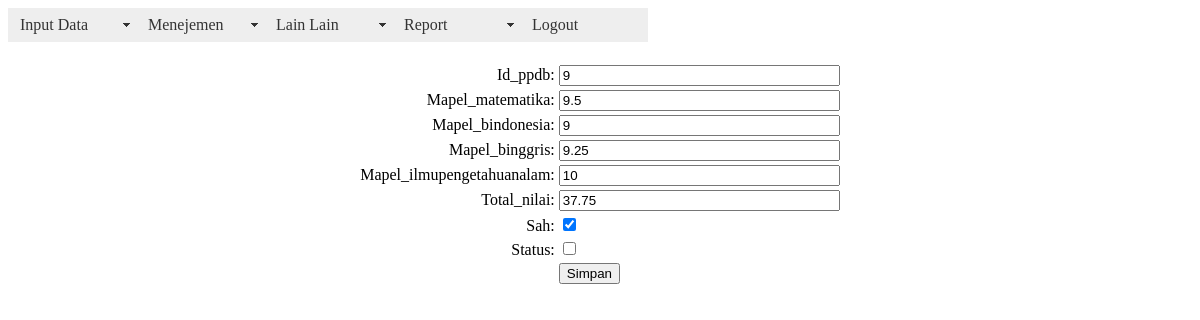
/panel/edit_nilai.php?id=9 (signed in), run on the app's committed database.
### tables this page shows
CREATE TABLE IF NOT EXISTS `ppdb_nilai` (
  `id_ppdb_nilai` int(10) NOT NULL AUTO_INCREMENT,
  `id_ppdb` int(10) NOT NULL,
  `mapel_matematika` double NOT NULL,
  `mapel_bindonesia` double NOT NULL,
  `mapel_binggris` double NOT NULL,
  `mapel_ilmupengetahuanalam` double NOT NULL,
  `total_nilai` double NOT NULL,
  `sah` int(2) NOT NULL DEFAULT '0',
  `status` tinyint(1) NOT NULL DEFAULT '0',
  PRIMARY KEY (`id_ppdb_nilai`)
);

### panel/edit_nilai.php (the view, shortened to what this page needs)
<?php require_once('../Connections/connect.php'); ?>
<?php require_once('../inc/header.php'); ?>
<?php
if (!function_exists("GetSQLValueString")) {
function GetSQLValueString($theValue, $theType, $theDefinedValue = "", $theNotDefinedValue = "")
{
  $theValue = function_exists("mysql_real_escape_string") ? mysql_real_escape_string($theValue) : mysql_escape_string($theValue);
  switch ($theType) {
    case "long":
    case "int":
      $theValue = ($theValue != "") ? intval($theValue) : "NULL";
      break;
  }
  return $theValue;
}
}
$editFormAction = $_SERVER['PHP_SELF'];
if (isset($_SERVER['QUERY_STRING'])) {
  $editFormAction .= "?" . htmlentities($_SERVER['QUERY_STRING']);
}
$colname_ppdb_nilai = "-1";
if (isset($_GET['id'])) {
  $colname_ppdb_nilai = $_GET['id'];
}
$query_ppdb_nilai = sprintf("SELECT * FROM ppdb_nilai WHERE id_ppdb_nilai = %s", GetSQLValueString($colname_ppdb_nilai, "int"));
$ppdb_nilai = mysql_query($query_ppdb_nilai, $connect) or die(mysql_error());
$totalRows_ppdb_nilai = mysql_num_rows($ppdb_nilai);$colname_ppdb_nilai = "-1";
if (isset($_GET['id'])) {
  $colname_ppdb_nilai = $_GET['id'];
}
$query_ppdb_nilai = sprintf("SELECT * FROM ppdb_nilai WHERE id_ppdb = %s", GetSQLValueString($colname_ppdb_nilai, "int"));
$ppdb_nilai = mysql_query($query_ppdb_nilai, $connect) or die(mysql_error());
$row_ppdb_nilai = mysql_fetch_assoc($ppdb_nilai);
?>
<!DOCTYPE html PUBLIC "-//W3C//DTD XHTML 1.0 Transitional//EN" "http://www.w3.org/TR/xhtml1/DTD/xhtml1-transitional.dtd">
<html xmlns="http://www.w3.org/1999/xhtml">
<head>
</head>
<body>
<form action="<?php echo $editFormAction; ?>" method="post" name="form1" id="form1">
  <table align="center">
    <tr valign="baseline">
      <td nowrap="nowrap" align="right">Id_ppdb:</td>
      <td><input type="text" name="id_ppdb" value="<?php echo htmlentities($row_ppdb_nilai['id_ppdb'], ENT_COMPAT, 'utf-8'); ?>" size="32" /></td>
    </tr>
    <tr valign="baseline">
      <td nowrap="nowrap" align="right">Mapel_matematika:</td>
      <td><input type="text" name="mapel_matematika" value="<?php echo htmlentities($row_ppdb_nilai['mapel_matematika'], ENT_COMPAT, 'utf-8'); ?>" size="32" /></td>
    </tr>
    <tr valign="baseline">
      <td nowrap="nowrap" align="right">Mapel_bindonesia:</td>
      <td><input type="text" name="mapel_bindonesia" value="<?php echo htmlentities($row_ppdb_nilai['mapel_bindonesia'], ENT_COMPAT, 'utf-8'); ?>" size="32" /></td>
    </tr>
    <tr valign="baseline">
      <td nowrap="nowrap" align="right">Mapel_binggris:</td>
      <td><input type="text" name="mapel_binggris" value="<?php echo htmlentities($row_ppdb_nilai['mapel_binggris'], ENT_COMPAT, 'utf-8'); ?>" size="32" /></td>
    </tr>
    <tr valign="baseline">
      <td nowrap="nowrap" align="right">Mapel_ilmupengetahuanalam:</td>
      <td><input type="text" name="mapel_ilmupengetahuanalam" value="<?php echo htmlentities($row_ppdb_nilai['mapel_ilmupengetahuanalam'], ENT_COMPAT, 'utf-8'); ?>" size="32" /></td>
    </tr>
    <tr valign="baseline">
      <td nowrap="nowrap" align="right">Total_nilai:</td>
      <td><input type="text" name="total_nilai" value="<?php echo htmlentities($row_ppdb_nilai['total_nilai'], ENT_COMPAT, 'utf-8'); ?>" size="32" /></td>
    </tr>
    <tr valign="baseline">
      <td nowrap="nowrap" align="right">Sah:</td>
      <td><input type="checkbox" name="sah" value=""  <?php if (!(strcmp(htmlentities($row_ppdb_nilai['sah'], ENT_COMPAT, 'utf-8'),1))) {echo "checked=\"checked\"";} ?> /></td>
    </tr>
    <tr valign="baseline">
      <td nowrap="nowrap" align="right">Status:</td>
      <td><input type="checkbox" name="status" value=""  <?php if (!(strcmp(htmlentities($row_ppdb_nilai['status'], ENT_COMPAT, 'utf-8'),0))) {echo "checked=\"checked\"";} ?> /></td>
    </tr>
    <tr valign="baseline">
      <td nowrap="nowrap" align="right">&nbsp;</td>
      <td><input type="submit" value="Simpan" /></td>
    </tr>
  </table>
</form>
<p>&nbsp;</p>
</body>
</html>

### data on the page
ppdb_nilai: id_ppdb "9", mapel_matematika "9.5", mapel_bindonesia "9", mapel_binggris "9.25", mapel_ilmupengetahuanalam "10", total_nilai "37.75", sah "☑"
